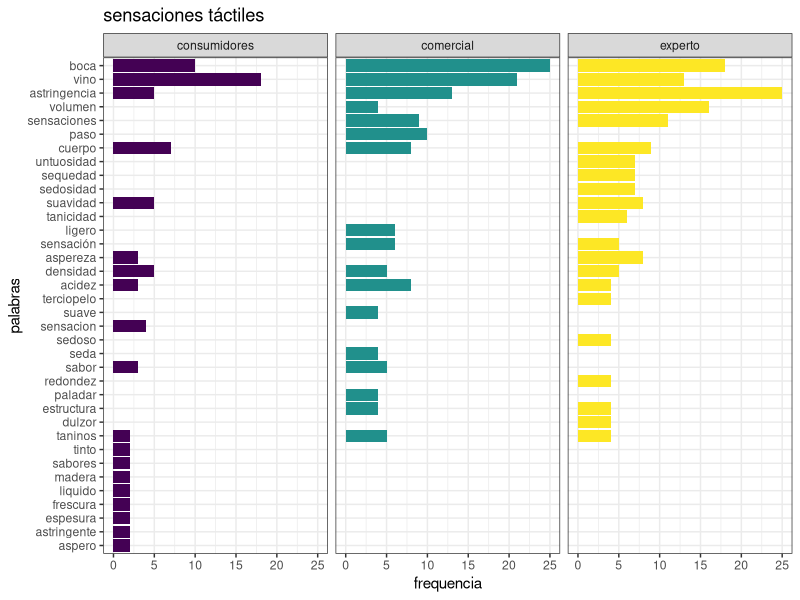
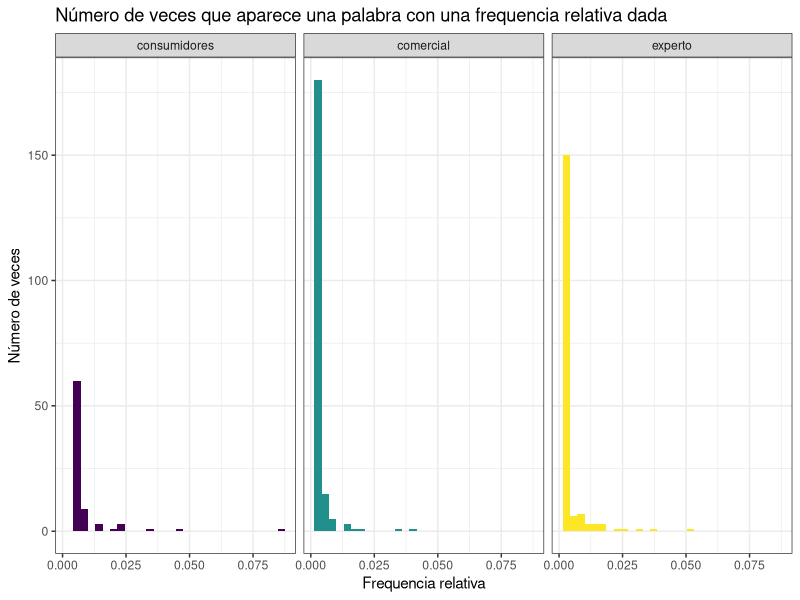
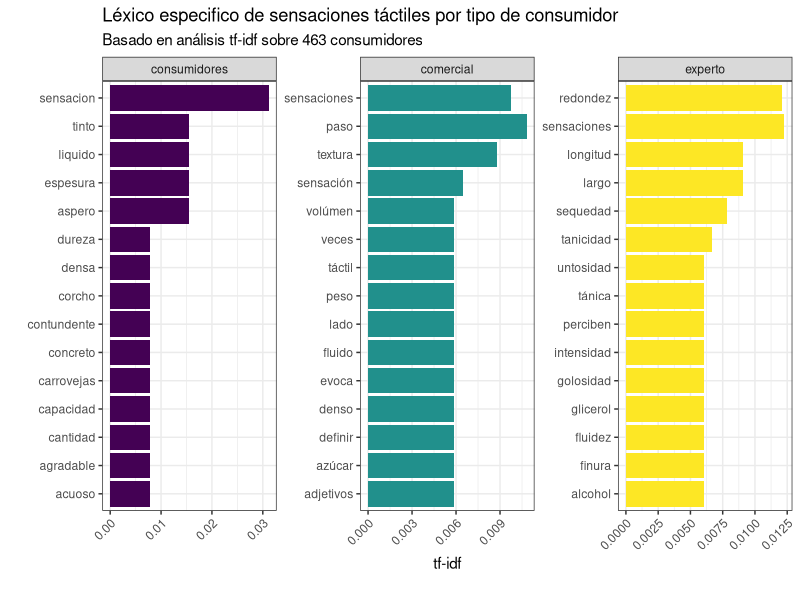
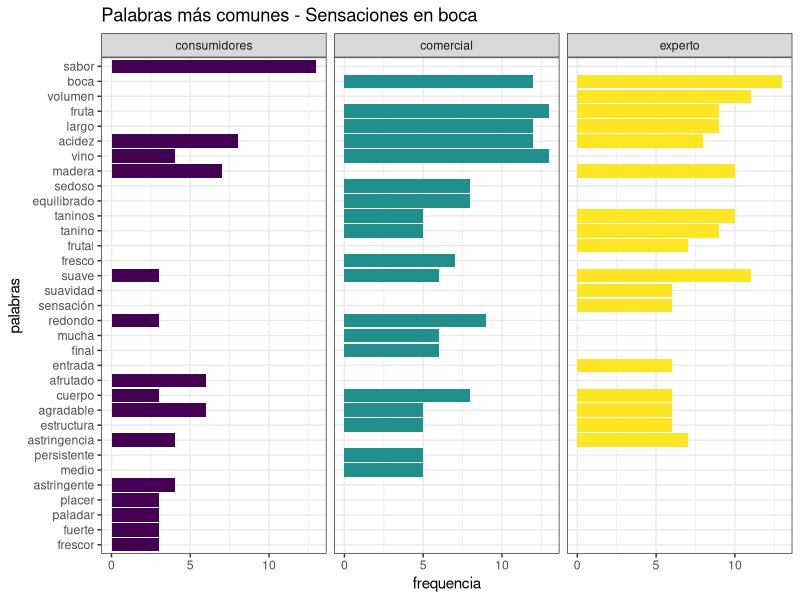
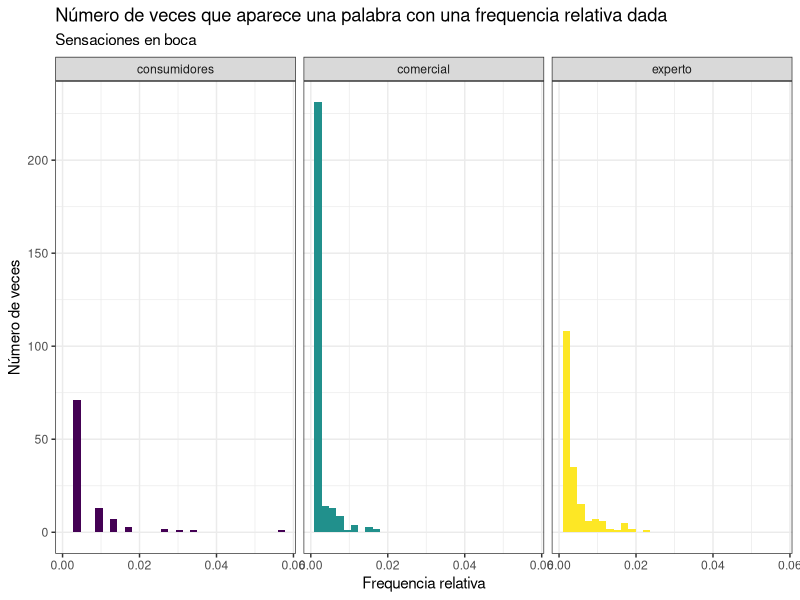
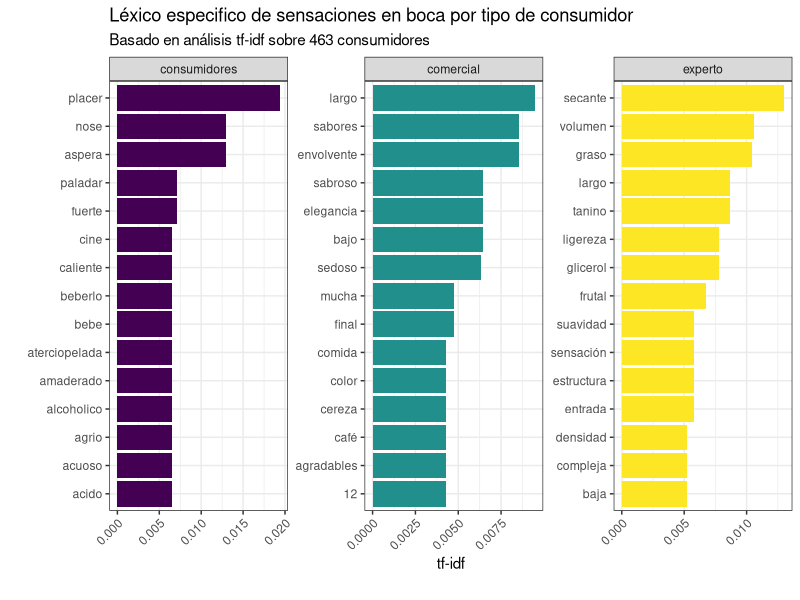

Write the R code that produced these figures, in order.
## ---- chunk 1
knitr::opts_chunk$set(echo = TRUE)

library("data.table")
library("here")
library("dplyr")
library("tidytext")
library("ggplot2")
library("SnowballC")
library("viridis")
library("rmarkdown")

theme_set(theme_bw())
## ---- chunk 2

lexico <- data.table::fread(here::here("data", "lexico.tsv"),
                            select = 1:4,
                            encoding = 'UTF-8')
data.table::setnames(lexico, 
         old = colnames(lexico),
         new = c("tipo", "id", "tactiles", "boca"))
## ---- chunk 3

lexico[1:10] %>%
  paged_table()
## ---- chunk 4
lexico[, tipo := tolower(tipo)]
lexico[, tactiles := tolower(tactiles)]
lexico[, boca := tolower(boca)]

lexico[1:10] %>%
  paged_table()


lexico$tipo <- factor(lexico$tipo, levels = c("consumidores", "comercial", "experto"))

## ---- chunk 5

palabras_por_tipo <- lexico %>%
  unnest_tokens(word, tactiles) %>%
  count(tipo, word, sort = TRUE)

palabras_todos <- palabras_por_tipo %>% 
  group_by(tipo) %>% 
  summarize(total = sum(n))

palabras_por_tipo <- left_join(palabras_por_tipo, palabras_todos, by = "tipo")

palabras_por_tipo %>%
  paged_table()




## ---- chunk 6
stop_words_espanolas <- rbind(data.frame(word = c("si", "mas", "deja")),
                               data.frame(word = tm::stopwords("spanish")))

palabras_por_tipo %>% 
  anti_join(stop_words_espanolas, by = "word") -> palabras_por_tipo
## ---- chunk 7
palabras_por_tipo %>% 
  arrange(desc(n)) %>%
  group_by(tipo) %>% 
  top_n(15, n) %>% 
  ungroup() %>%
  mutate(word = reorder(word, n)) %>%
  ggplot(aes(x= word, y = n, fill = tipo)) +
  geom_col(show.legend = FALSE) + 
  facet_wrap(~tipo, ncol = 3) +
  coord_flip()  +
  labs(x="palabras", y="frequencia", title="sensaciones táctiles") +
  scale_fill_viridis_d()
## ---- chunk 8

palabras_por_tipo %>% 
  ggplot(aes(n/total, fill = tipo)) +
  geom_histogram(show.legend = FALSE, bins = 30) +
  #xlim(NA, 0.0009) +
  facet_wrap(~tipo, ncol = 3) +
  labs(x="Frequencia relativa",
       y= "Número de veces",
       title = "Número de veces que aparece una palabra con una frequencia relativa dada") +
  scale_fill_viridis_d()

## ---- chunk 9

palabras_por_tipo <- palabras_por_tipo %>%
  bind_tf_idf(word, tipo, n)

palabras_por_tipo %>%
  select(-total) %>%
  arrange(desc(tf_idf)) %>% 
  paged_table()


## ---- chunk 10
palabras_por_tipo %>%
  arrange(desc(tf_idf)) %>%
  #mutate(word = factor(word, levels = rev(unique(word)))) %>% 
  group_by(tipo) %>% 
  top_n(15, wt = tf_idf) %>% 
  slice(1:15) %>% 
  ungroup() %>%
  mutate(word = reorder(word, tf_idf)) %>%
  ggplot(aes(word, tf_idf, fill = tipo)) +
  geom_col(show.legend = FALSE) +
  labs(x = "", 
       y = "tf-idf", 
       title = "Léxico especifico de sensaciones táctiles por tipo de consumidor", 
       subtitle = "Basado en análisis tf-idf sobre 463 consumidores",
       caption = "") +
  facet_wrap(~tipo, ncol = 3, scales = "free") +
  coord_flip() +
  scale_fill_viridis_d() +
  theme(axis.text.x = element_text(angle = 45, hjust = 1))
## ---- chunk 11

palabras_por_tipo_boca <- lexico %>%
  unnest_tokens(word, boca) %>%
  count(tipo, word, sort = TRUE)

palabras_todos_boca <- palabras_por_tipo_boca %>% 
  group_by(tipo) %>% 
  summarize(total = sum(n))

palabras_por_tipo_boca <- left_join(palabras_por_tipo_boca, palabras_todos_boca, by = "tipo")

palabras_por_tipo_boca %>% 
  paged_table()




## ---- chunk 12
stop_words_espanolas <- bind_rows(data_frame(word = c("si", "mas", "deja")),
                               data_frame(word = tm::stopwords("spanish")))

palabras_por_tipo_boca %>% 
  anti_join(stop_words_espanolas, by = "word") -> palabras_por_tipo_boca
## ---- chunk 13
palabras_por_tipo_boca %>% 
  arrange(desc(n)) %>%
  group_by(tipo) %>% 
  top_n(15, n) %>% 
  ungroup() %>%
  mutate(word = reorder(word, n)) %>%
  ggplot(aes(x= word, y = n, fill = tipo)) +
  geom_col(show.legend = FALSE) + 
  facet_wrap(~tipo, ncol = 3) +
  coord_flip()  +
  labs(x="palabras", y="frequencia", title="Palabras más comunes - Sensaciones en boca") +
  scale_fill_viridis_d()
## ---- chunk 14

palabras_por_tipo_boca %>% 
  ggplot(aes(n/total, fill = tipo)) +
  geom_histogram(show.legend = FALSE, bins = 30) +
  #xlim(NA, 0.0009) +
  facet_wrap(~tipo, ncol = 3) +
  labs(x="Frequencia relativa",
       y= "Número de veces",
       title = "Número de veces que aparece una palabra con una frequencia relativa dada",
       subtitle = "Sensaciones en boca") +
  scale_fill_viridis_d()

## ---- chunk 15

palabras_por_tipo_boca <- palabras_por_tipo_boca %>%
  bind_tf_idf(word, tipo, n)

palabras_por_tipo_boca %>%
  select(-total) %>%
  arrange(desc(tf_idf)) %>% 
  paged_table()


## ---- chunk 16
palabras_por_tipo_boca %>%
  arrange(desc(tf_idf)) %>%
  #mutate(word = factor(word, levels = rev(unique(word)))) %>% 
  group_by(tipo) %>% 
  top_n(15, wt = tf_idf) %>% 
  slice(1:15) %>% 
  ungroup() %>%
  mutate(word = reorder(word, tf_idf)) %>%
  ggplot(aes(word, tf_idf, fill = tipo)) +
  geom_col(show.legend = FALSE) +
  labs(x = "", 
       y = "tf-idf", 
       title = "Léxico especifico de sensaciones en boca por tipo de consumidor", 
       subtitle = "Basado en análisis tf-idf sobre 463 consumidores",
       caption = "") +
  facet_wrap(~tipo, ncol = 3, scales = "free") +
  coord_flip() +
  scale_fill_viridis_d() +
  theme(axis.text.x = element_text(angle = 45, hjust = 1))
